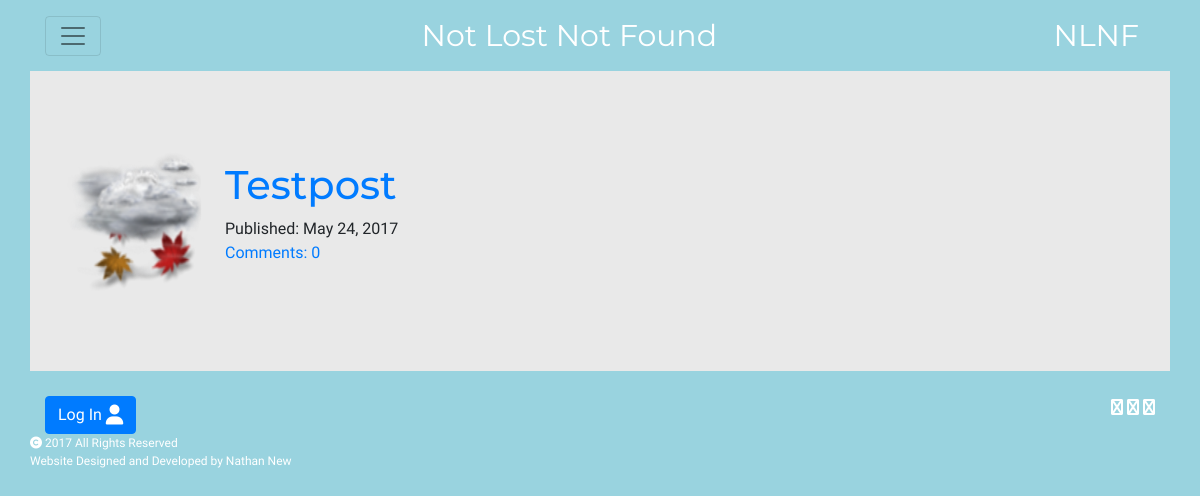
/posts/, run on an earlier commit of the app's database.
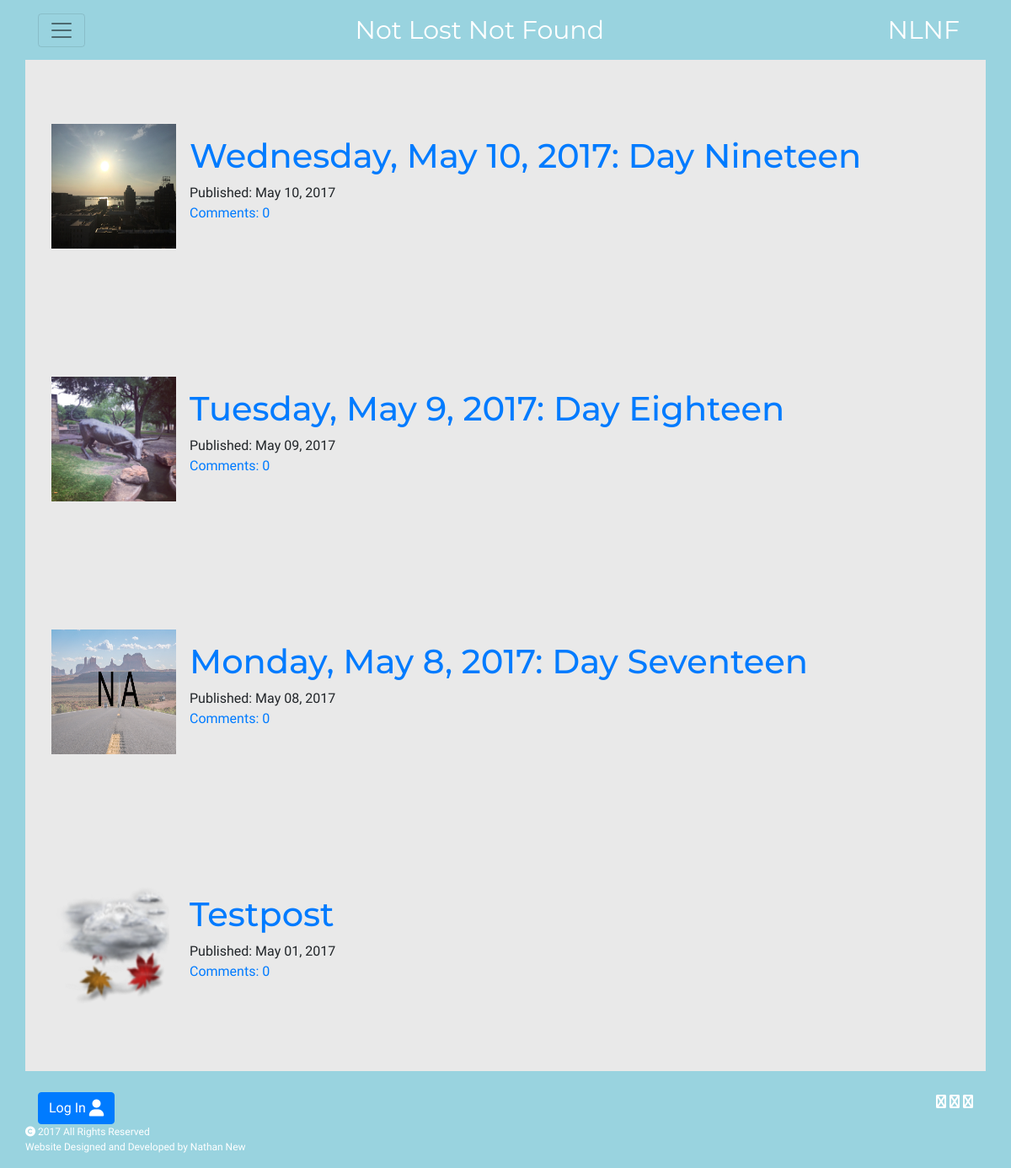
And on a later commit of the database.
### blog/models.py (models this page shows, shortened)
class Post(models.Model):
	author = models.ForeignKey('auth.User')
	title = models.CharField(max_length=200)
	text = RedactorField(allow_image_upload=True)
	feature = models.ImageField(upload_to='uploads/%Y/%m/%d',blank=True,null=True)
	create_date = models.DateTimeField(default=timezone.now)
	published_date = models.DateTimeField(blank=True,null=True)
	def approve_comment(self):
		return self.comments.filter(approved_comment=True)

### blog/views.py (the view)
class PostListView(ListView):
	model = Post
	def get_queryset(self):
		return Post.objects.filter(published_date__lte=timezone.now()).order_by('-published_date')

### blog/templatetags/base_extras.py (called while the page is built)
@register.simple_tag
def active_page(request, view_name):
	from django.core.urlresolvers import resolve, Resolver404
	path = resolve(request.path_info)
	if not request:
		return "titties"
	try:
		return "active" if path.url_name == view_name else ""
	except Resolver404:
		return "welp"

### blog/templates/blog/post_list.html (shortened to what this page needs)
{% extends "base.html" %}
{% load staticfiles %}
{% block content %}
	<div class="container content">
		<div class="container">
			<table class="post">
				{% for post in post_list %}
					<div class="post-thumb">
						<tr>
							<td class="postImage">
							{% if post.feature %}
								<img src="{{ post.feature.url }}" alt="{{ post.title }} Featured Image" class="feature-image" />
							{% else %}
								<img src="{% static 'blog/img/header_na.jpg' %}" alt="{{ post.title }} Featured Image" class="feature-image" />
							{% endif %}
							</td>
							<td class="postDetail">
								<h1 class="post_title"><a href="{% url 'post_detail' pk=post.pk %}">{{ post.title }}</a></h1>
								<p class="post_info">
								Published: {{ post.published_date|date:"M  d, Y" }} <br />
								<a href="{% url 'post_detail' pk=post.pk %}" class="post_comment">Comments: {{ post.approve_comment.count }}</a>
								</p>
							</td>
						</tr>
					</div>
				{% endfor %}
			</table>
		</div>
	</div>
{% endblock content %}

### blog/templates/blog/base.html (shortened to what this page needs)
<!DOCTYPE html>
{% load staticfiles %}
{% load base_extras %}
<html lang="en">
<head>
	<link rel="stylesheet" href="https://maxcdn.bootstrapcdn.com/bootstrap/4.0.0-alpha.6/css/bootstrap.min.css">
	<link rel="stylesheet" href="https://use.fontawesome.com/11415f440f.css">
	<link rel="stylesheet" href="{% static 'blog/css/blog.css' %}">
</head>
<body>
	<nav class="navbar navbar-toggleable-sm bg-faded navbar-light navfont custom-navbar sticky-top">
		<div class="container">
 			<button class="navbar-toggler navbar-toggler-right" type="button" data-toggle="collapse" data-target="#collapseMe" aria-controls="collapseMe" aria-expanded="false" aria-label="Toggle navigation">
    			<span class="navbar-toggler-icon"></span>
 			</button>
  			<a href="{% url 'index' %}" class="navbar-brand bigbrand hidden-xs-down">Not Lost Not Found</a>
  			<a href="{% url 'index' %}" class="navbar-brand bigbrand hidden-sm-up">NLNF</a>
		</div>
	</nav>
	{% block content %}
	{% endblock content %}
	<footer>
		<div class="container">
			<div class="row">
				<div class="col-10">
				{% if user.is_authenticated %}
					<a href="{% url 'logout' %}" class="btn btn-danger">Logout</a>
				{% else %}
					<a href="{% url 'login' %}" class="btn btn-primary">Log In <i class="fa fa-user fa-lg" aria-hidden="true"></i></a>
				{% endif %}
				</div>
				<div class="col-2 social text-right">
					<a href="https://www.facebook.com/carmen.wagster"><i class="fa fa-facebook" aria-hidden="true"></i></a>
					<a href="https://twitter.com/@carmenmw/"><i class="fa fa-twitter" aria-hidden="true"></i></a>
					<a href="https://www.instagram.com/@carmenmw/"><i class="fa fa-instagram" aria-hidden="true"></i></a>
				</div>
				<div class="container">
					<div class="row">
							<p><i class="fa fa-copyright" aria-hidden="true"></i> 2017 All Rights Reserved<br />
							Website Designed and Developed by Nathan New</p>
					</div>
				</div>
			</div>
		</div>
	</footer>
</body>
</html>

### blog/static/blog/css/blog.css (style rules this page uses)
body { font-family: 'PT Sans', sans-serif; background-color: #99D3DF; }
h1 { font-family: 'Montserrat', sans-serif; }
footer { padding-top: 25px; color: #FFF; }
footer p { font-size: .75em; }
.content { background-color: #E9E9E9; }
.navbar { margin-bottom: 0 !important; background-color: #99D3DF; }
.navfont { font-family: 'Montserrat'; font-size: 1.25em; margin-bottom: 10px; }
.bigbrand { font-size: 1.5em; color: #FFFFFF !important; }
.post-thumb { background-color: white; box-shadow: 0 4px 8px 0 rgba(0, 0, 0, 0.2), 0 6px 20px 0 rgba(0, 0, 0, 0.19); border-radius: 2px }
.social a { color: #FFF; }
.post tr { height:300px; }
.postImage { height:150px; width:150px; overflow:hidden; }
.feature-image { width:100%; height:100%; }
.postDetail { padding-left: 15px; }

What changed in the data, as far as the page shows it:
added Post: feature (picture), title "Wednesday, May 10, 2017: Day Nineteen", published_date "May 10, 2017", approve_comment.count "0"
added Post: feature (picture), title "Tuesday, May 9, 2017: Day Eighteen", published_date "May 09, 2017", approve_comment.count "0"
added Post: title "Monday, May 8, 2017: Day Seventeen", published_date "May 08, 2017", approve_comment.count "0"
changed Post "Testpost": published_date "May 24, 2017" → "May 01, 2017"
